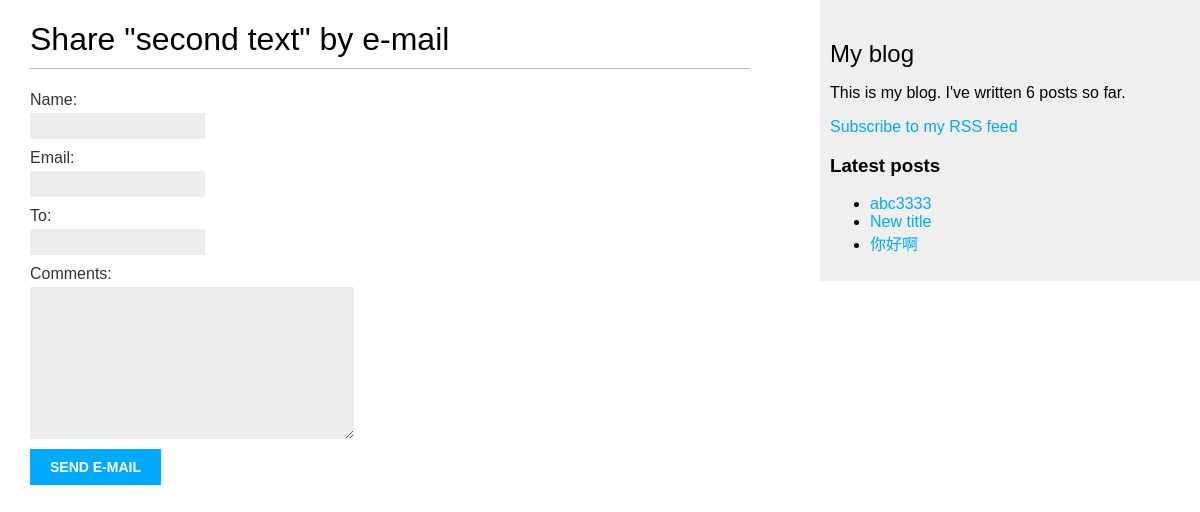
/blog/2/share/, run on an earlier commit of the app's database.
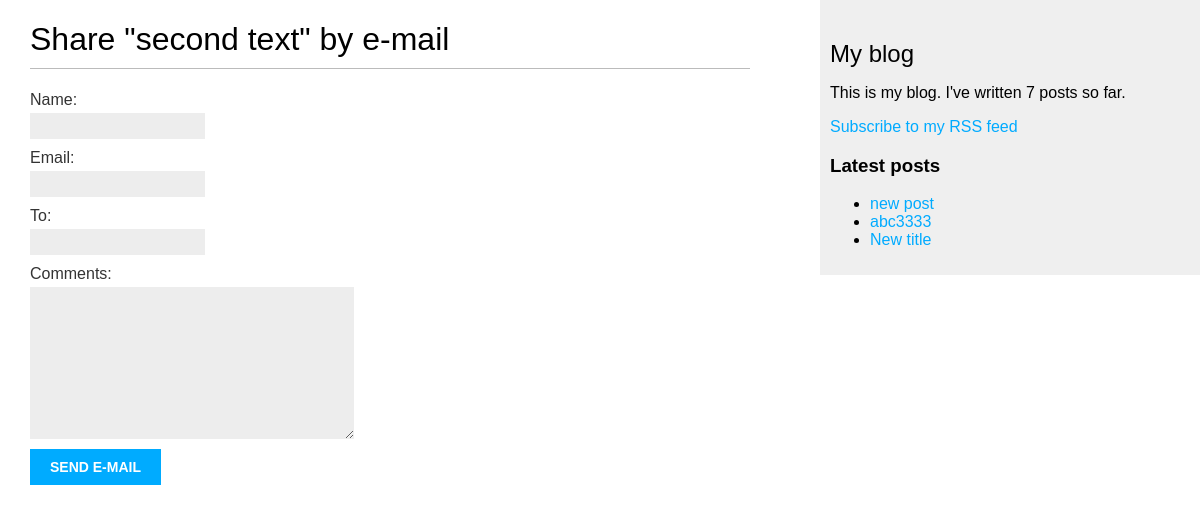
And on a later commit of the database.
### blog/models.py (models this page shows, shortened)
class Post(models.Model):
    STATUS_CHOICES = (
        ('draft','Draft'),
        ('published','Published'),
    )
    title = models.CharField(max_length=250)
    slug = models.SlugField(max_length=250,unique_for_date='publish')
    author = models.ForeignKey(User,related_name='blog_posts')
    body = models.TextField()
    publish = models.DateTimeField(default=timezone.now)
    created = models.DateTimeField(auto_now_add=True)
    updated = models.DateTimeField(auto_now=True)
    status = models.CharField(max_length=10,choices=STATUS_CHOICES,
                              default='draft')
    objects = models.Manager()   # The default manager
    published = PublishedManager()   # The custom manager
    tags = TaggableManager()
    class Meta:
        ordering = ('-publish',)
    def get_absolute_url(self):
        return reverse('blog:post_detail',
                       args=[self.publish.year,
                             self.publish.strftime('%m'),
                             self.publish.strftime('%d'),
                             self.slug])

### blog/views.py (the view)
# urls.py: url(r'^(?P<post_id>\d+)/share/$', views.post_share, name='post_share'),
def post_share(request,post_id):
    post = get_object_or_404(Post,id=post_id,status='published')
    sent = False
    if request.method == 'POST':
        form = EmailPostForm(request.POST)
        if form.is_valid():
            cd = form.cleaned_data
            post_url = request.build_absolute_uri(
                post.get_absolute_url()
            )
            subject = '{} ({}) recommends you reading "{}"'.format(cd['name'],cd['email'],post.title)
            message = 'Read "{}" at {}\n\n{}\'s comments: {}'.format(post.title,post_url,cd['name'],cd['comments'])
            send_mail(subject,message,'admin@myblog.com',[cd['to']])
            sent = True
    else:
          form = EmailPostForm()
    return render(request,'blog/post/share.html',{'post':post,
                                                  'form':form,
                                                  'sent':sent})

### blog/forms.py
class EmailPostForm(forms.Form):
    name = forms.CharField(max_length=25)
    email = forms.EmailField()
    to = forms.EmailField()
    comments = forms.CharField(required=False,
                               widget=forms.Textarea)

### blog/models.py (called while the page is built)
    def get_queryset(self):
        return super(PublishedManager,
                     self).get_queryset()\
                    .filter(status='published')

### blog/templatetags/blog_tags.py (called while the page is built)
@register.simple_tag
def total_posts():
    return Post.published.count()

@register.inclusion_tag('blog/post/latest_posts.html')
def show_latest_posts(count=5):
    latest_posts = Post.published.order_by('-publish')[:count]
    return {'latest_posts': latest_posts}

### blog/templates/blog/post/share.html (shortened to what this page needs)
{% extends "blog/base.html" %}
{% block content %}
{% if sent %}
<h1>E-mail successfully sent</h1>
<p>
"{{ post.title }}" was successfully sent to {{ cd.to }}.
</p>
{% else %}
<h1>Share "{{ post.title }}" by e-mail</h1>
<form action="." method="post">
{{ form.as_p }}
<input type="submit" value="Send e-mail">
</form>
{% endif %}
{% endblock %}

### blog/templates/blog/post/latest_posts.html
<ul>
    {% for post in latest_posts %}
        <li>
            <a href="{{ post.get_absolute_url }}">{{ post.title }}</a>
        </li>
    {% endfor %}
</ul>

What changed in the data, as far as the page shows it:
no longer on this page (row unchanged): Post: title "你好啊"
added Post: title "new post"
Also different on the page:
text no longer shown: "6"
text now shown: "7"
